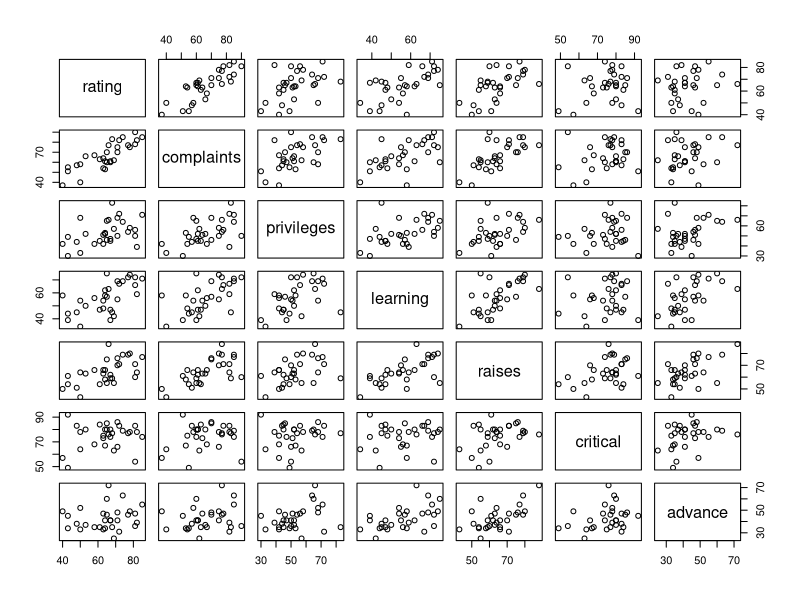
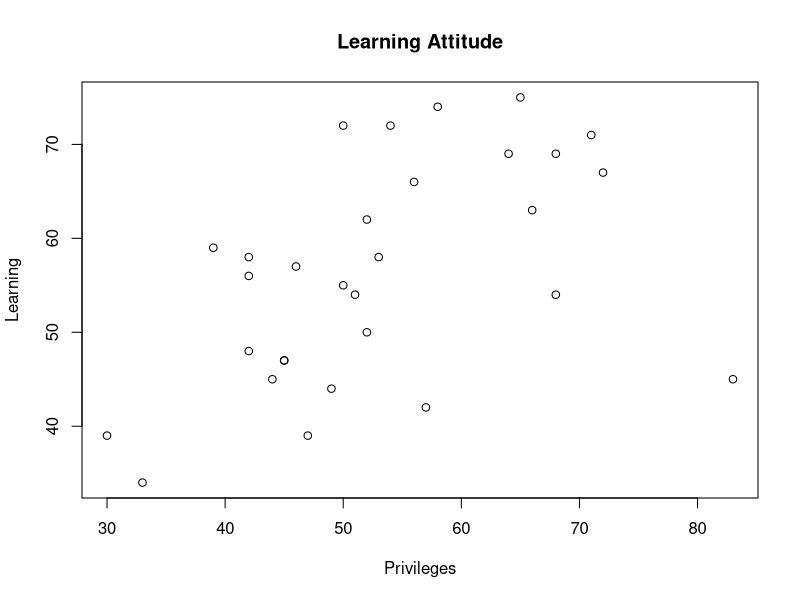
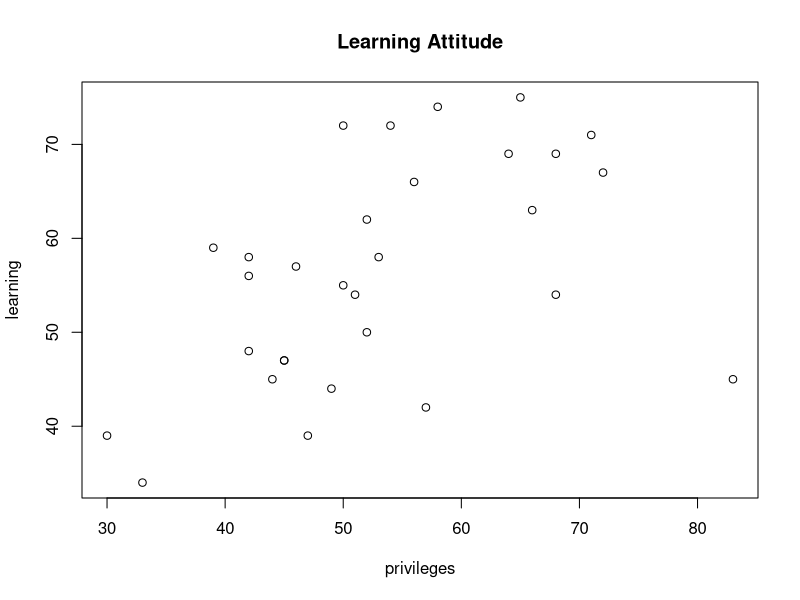

The R script that drew these images, in order:
## ---- chunk 1
summary(attitude)
## ---- chunk 2
attitude[4]
## ---- chunk 3
attitude$learning
## ---- chunk 4
names(attitude)
## ---- chunk 5
dim(attitude)[1]
## ---- chunk 6
dim(attitude)[2]
## ---- chunk 7
str(attitude)
## ---- chunk 8
head(attitude)
## ---- chunk 9
head(attitude, n=15)
## ---- chunk 10
head(attitude, n=-1)
## ---- chunk 11
tail(attitude)
## ---- chunk 12
tail(attitude, n=12)
## ---- chunk 13
tail(attitude, n=-1)
## ---- chunk 14
sapply(attitude, function(attitude) sum(is.na(attitude)))
## ---- chunk 15
sum(is.na(attitude$privileges))
## ---- chunk 16
plot(attitude)
## ---- chunk 17
with(attitude, (plot(privileges, learning, main="Learning Attitude", xlab = "Privileges", ylab = "Learning")))
## ---- chunk 18
pdf(file="LearningAttitudeGraph.pdf")
with(attitude, plot(privileges, learning, main="Learning Attitude"))
dev.off()
